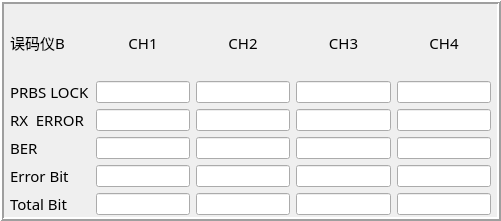
       <widget class="QFrame" name="frame_29">
        <property name="geometry">
         <rect>
          <x>500</x>
          <y>270</y>
          <width>501</width>
          <height>221</height>
         </rect>
        </property>
        <property name="frameShape">
         <enum>QFrame::Box</enum>
        </property>
        <property name="frameShadow">
         <enum>QFrame::Raised</enum>
        </property>
        <property name="lineWidth">
         <number>2</number>
        </property>
        <widget class="QWidget" name="gridLayoutWidget_16">
         <property name="geometry">
          <rect>
           <x>10</x>
           <y>10</y>
           <width>481</width>
           <height>205</height>
          </rect>
         </property>
         <layout class="QGridLayout" name="gridLayout_16">
          <item row="4" column="1">
           <widget class="QLineEdit" name="lineEdit_WMA_ERRORBIT_CH1"/>
          </item>
          <item row="2" column="1">
           <widget class="QLineEdit" name="lineEdit_WMA_RXERROR_CH1"/>
          </item>
          <item row="3" column="4">
           <widget class="QLineEdit" name="lineEdit_WMA_BER_CH4"/>
          </item>
          <item row="2" column="2">
           <widget class="QLineEdit" name="lineEdit_WMA_RXERROR_CH2"/>
          </item>
          <item row="4" column="4">
           <widget class="QLineEdit" name="lineEdit_WMA_ERRORBIT_CH4"/>
          </item>
          <item row="1" column="0">
           <widget class="QLabel" name="label_78">
            <property name="font">
             <font>
              <family>黑体</family>
              <pointsize>11</pointsize>
             </font>
            </property>
            <property name="text">
             <string>PRBS LOCK</string>
            </property>
           </widget>
          </item>
          <item row="2" column="4">
           <widget class="QLineEdit" name="lineEdit_WMA_RXERROR_CH4"/>
          </item>
          <item row="3" column="1">
           <widget class="QLineEdit" name="lineEdit_WMA_BER_CH1"/>
          </item>
          <item row="3" column="3">
           <widget class="QLineEdit" name="lineEdit_WMA_BER_CH3"/>
          </item>
          <item row="2" column="0">
           <widget class="QLabel" name="label_95">
            <property name="font">
             <font>
              <family>黑体</family>
              <pointsize>11</pointsize>
             </font>
            </property>
            <property name="text">
             <string>RX  ERROR</string>
            </property>
           </widget>
          </item>
          <item row="4" column="0">
           <widget class="QLabel" name="label_96">
            <property name="font">
             <font>
              <family>黑体</family>
              <pointsize>11</pointsize>
             </font>
            </property>
            <property name="text">
             <string>Error Bit</string>
            </property>
           </widget>
          </item>
          <item row="5" column="4">
           <widget class="QLineEdit" name="lineEdit_WMA_TOTALBIT_CH4"/>
          </item>
          <item row="5" column="3">
           <widget class="QLineEdit" name="lineEdit_WMA_TOTALBIT_CH3"/>
          </item>
          <item row="5" column="0">
           <widget class="QLabel" name="label_97">
            <property name="font">
             <font>
              <family>黑体</family>
              <pointsize>11</pointsize>
             </font>
            </property>
            <property name="text">
             <string>Total Bit</string>
            </property>
           </widget>
          </item>
          <item row="1" column="2">
           <widget class="QLineEdit" name="lineEdit_WMA_PRLOCK_CH2"/>
          </item>
          <item row="1" column="4">
           <widget class="QLineEdit" name="lineEdit_WMA_PRLOCK_CH4"/>
          </item>
          <item row="5" column="2">
           <widget class="QLineEdit" name="lineEdit_WMA_TOTALBIT_CH2"/>
          </item>
          <item row="5" column="1">
           <widget class="QLineEdit" name="lineEdit_WMA_TOTALBIT_CH1"/>
          </item>
          <item row="2" column="3">
           <widget class="QLineEdit" name="lineEdit_WMA_RXERROR_CH3"/>
          </item>
          <item row="4" column="3">
           <widget class="QLineEdit" name="lineEdit_WMA_ERRORBIT_CH3"/>
          </item>
          <item row="3" column="2">
           <widget class="QLineEdit" name="lineEdit_WMA_BER_CH2"/>
          </item>
          <item row="4" column="2">
           <widget class="QLineEdit" name="lineEdit_WMA_ERRORBIT_CH2"/>
          </item>
          <item row="1" column="3">
           <widget class="QLineEdit" name="lineEdit_WMA_PRLOCK_CH3"/>
          </item>
          <item row="3" column="0">
           <widget class="QLabel" name="label_98">
            <property name="font">
             <font>
              <family>黑体</family>
              <pointsize>11</pointsize>
             </font>
            </property>
            <property name="text">
             <string>BER</string>
            </property>
           </widget>
          </item>
          <item row="0" column="1">
           <widget class="QLabel" name="label_99">
            <property name="font">
             <font>
              <family>黑体</family>
              <pointsize>11</pointsize>
             </font>
            </property>
            <property name="layoutDirection">
             <enum>Qt::RightToLeft</enum>
            </property>
            <property name="text">
             <string>CH1</string>
            </property>
            <property name="alignment">
             <set>Qt::AlignCenter</set>
            </property>
           </widget>
          </item>
          <item row="0" column="2">
           <widget class="QLabel" name="label_100">
            <property name="font">
             <font>
              <family>黑体</family>
              <pointsize>11</pointsize>
             </font>
            </property>
            <property name="layoutDirection">
             <enum>Qt::RightToLeft</enum>
            </property>
            <property name="text">
             <string>CH2</string>
            </property>
            <property name="alignment">
             <set>Qt::AlignCenter</set>
            </property>
           </widget>
          </item>
          <item row="0" column="3">
           <widget class="QLabel" name="label_101">
            <property name="font">
             <font>
              <family>黑体</family>
              <pointsize>11</pointsize>
             </font>
            </property>
            <property name="layoutDirection">
             <enum>Qt::RightToLeft</enum>
            </property>
            <property name="text">
             <string>CH3</string>
            </property>
            <property name="alignment">
             <set>Qt::AlignCenter</set>
            </property>
           </widget>
          </item>
          <item row="0" column="4">
           <widget class="QLabel" name="label_102">
            <property name="font">
             <font>
              <family>黑体</family>
              <pointsize>11</pointsize>
             </font>
            </property>
            <property name="layoutDirection">
             <enum>Qt::RightToLeft</enum>
            </property>
            <property name="text">
             <string>CH4</string>
            </property>
            <property name="alignment">
             <set>Qt::AlignCenter</set>
            </property>
           </widget>
          </item>
          <item row="1" column="1">
           <widget class="QLineEdit" name="lineEdit_WMA_PRLOCK_CH1"/>
          </item>
          <item row="0" column="0">
           <widget class="QLabel" name="label_103">
            <property name="font">
             <font>
              <family>黑体</family>
              <pointsize>11</pointsize>
             </font>
            </property>
            <property name="text">
             <string>误码仪B</string>
            </property>
           </widget>
          </item>
         </layout>
        </widget>
       </widget>
